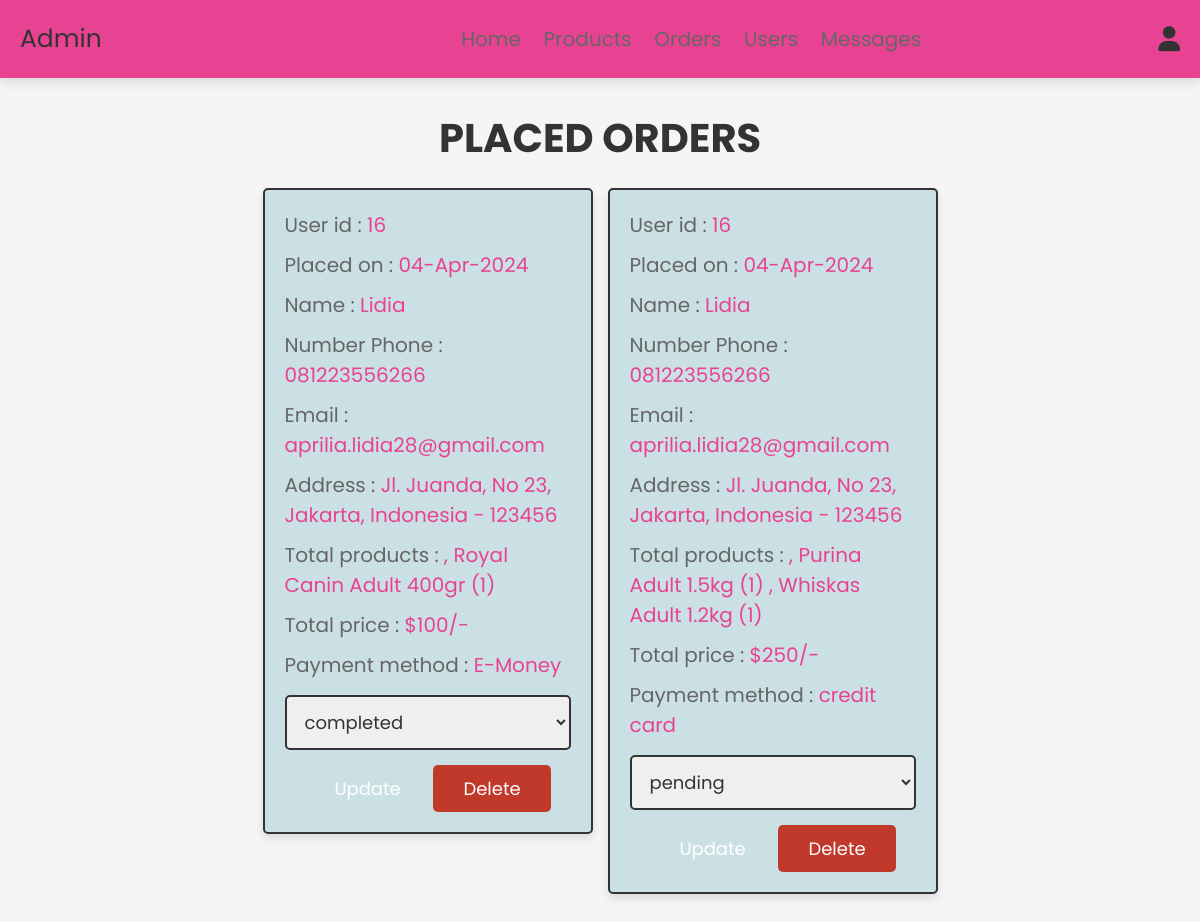
/admin_orders.php (signed in), run on the app's committed database.
### tables this page shows
CREATE TABLE `orders` (
  `id` int(100) NOT NULL,
  `user_id` int(100) NOT NULL,
  `name` varchar(100) NOT NULL,
  `number` varchar(12) NOT NULL,
  `email` varchar(100) NOT NULL,
  `method` varchar(50) NOT NULL,
  `address` varchar(500) NOT NULL,
  `total_products` varchar(1000) NOT NULL,
  `total_price` int(100) NOT NULL,
  `placed_on` varchar(50) NOT NULL,
  `payment_status` varchar(20) NOT NULL DEFAULT 'pending'
);

### admin_orders.php (the view, shortened to what this page needs)
<?php
@include 'config.php';
?>
<!DOCTYPE html>
<html lang="en">
<head>
   <link rel="stylesheet" href="https://cdnjs.cloudflare.com/ajax/libs/font-awesome/6.0.0/css/all.min.css">
   <link rel="stylesheet" href="css/admin_style.css">
</head>
<body>
<?php @include 'admin_header.php'; ?>
<section class="placed-orders">
   <h1 class="title">placed orders</h1>
   <div class="box-container">
      <?php
      $select_orders = mysqli_query($conn, "SELECT * FROM `orders`") or die('query failed');
      if(mysqli_num_rows($select_orders) > 0){
         while($fetch_orders = mysqli_fetch_assoc($select_orders)){
      ?>
      <div class="box" style="background-color: #CAE0E4;">
         <p> User id : <span><?php echo $fetch_orders['user_id']; ?></span> </p>
         <p> Placed on : <span><?php echo $fetch_orders['placed_on']; ?></span> </p>
         <p> Name : <span><?php echo $fetch_orders['name']; ?></span> </p>
         <p> Number Phone : <span><?php echo $fetch_orders['number']; ?></span> </p>
         <p> Email : <span><?php echo $fetch_orders['email']; ?></span> </p>
         <p> Address : <span><?php echo $fetch_orders['address']; ?></span> </p>
         <p> Total products : <span><?php echo $fetch_orders['total_products']; ?></span> </p>
         <p> Total price : <span>$<?php echo $fetch_orders['total_price']; ?>/-</span> </p>
         <p> Payment method : <span><?php echo $fetch_orders['method']; ?></span> </p>
         <form action="" method="post">
            <select name="update_payment">
               <option disabled selected><?php echo $fetch_orders['payment_status']; ?></option>
            </select>
            <input type="submit" name="update_order" value="update" class="option-btn">
            <a href="admin_orders.php?delete=<?php echo $fetch_orders['id']; ?>" class="delete-btn" onclick="return confirm('delete this order?');">delete</a>
         </form>
      </div>
      <?php
         }
      }else{
         echo '<p class="empty">no orders placed yet!</p>';
      }
      ?>
   </div>
</section>
</body>
</html>

### css/admin_style.css (style rules this page uses)
:root { --pink:#e84393; --red:#c0392b; --blue:#CAE0E4; --black:#333; --white:#fff; --light-color:#666; --light-white:#ccc; --light-bg:#f5f5f5; --border:.2rem solid var(--black); --box-shadow:0 .5rem 1rem rgba(0,0,0,.1); }
* { font-family: 'Poppins', sans-serif; margin:0; padding:0; box-sizing: border-box; outline: none; border:none; text-decoration: none; transition:all .2s linear; }
html { font-size: 62.5%; overflow-x: hidden; scroll-behavior: smooth; scroll-padding-top: 6.5rem; }
body { background: var(--light-bg); }
section { padding:3rem 2rem; }
.title { text-align: center; margin-bottom: 2rem; color:var(--black); text-transform: uppercase; font-size: 4rem; }
.btn, .delete-btn, .option-btn { display: inline-block; border-radius: .5rem; margin-top: 1rem; font-size: 1.8rem; color:var(--white); cursor: pointer; padding:1rem 3rem; text-transform: capitalize; }
.delete-btn { background-color: var(--red); }
.option-btn { background-color: var(--blue); }
.placed-orders .box-container { display: grid; grid-template-columns: repeat(auto-fit, 33rem); gap:1.5rem; align-items: flex-start; max-width: 1200px; margin: 0 auto; justify-content: center; }
.placed-orders .box-container .box { padding:2rem; border:var(--border); background-color: var(--white); box-shadow: var(--box-shadow); border-radius: .5rem; }
.placed-orders .box-container .box p { margin-bottom: 1rem; font-size: 2rem; color:var(--light-color); }
.placed-orders .box-container .box p span { color:var(--pink); }
.placed-orders .box-container .box form { margin-top: 1rem; text-align: center; }
.placed-orders .box-container .box form select { width: 100%; border:var(--border); padding:1.2rem 1.4rem; font-size: 1.8rem; color:var(--black); border:var(--border); border-radius: .5rem; margin:.5rem 0; }

### data on the page
orders: user "16", placed_on "04-Apr-2024", name "Lidia", number "081223556266", email "aprilia.lidia28@gmail.com", address "Jl. Juanda, No 23, Jakarta, Indonesia - 123456", total_products ", Royal Canin Adult 400gr (1)", total_price "100", method "E-Money", update_payment "completed"
orders: user "16", placed_on "04-Apr-2024", name "Lidia", number "081223556266", email "aprilia.lidia28@gmail.com", address "Jl. Juanda, No 23, Jakarta, Indonesia - 123456", total_products ", Purina Adult 1.5kg (1) , Whiskas Adult 1.2kg (1)", total_price "250", method "credit card", update_payment "pending"
